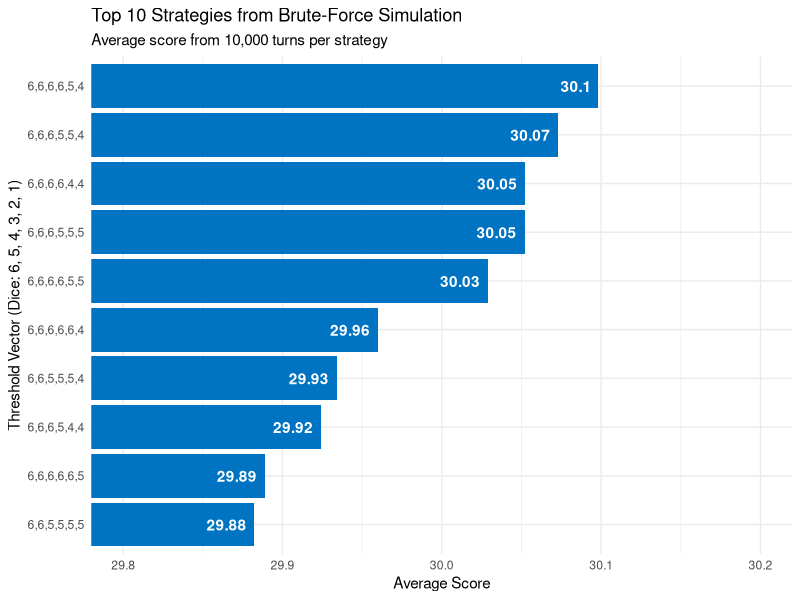

Reproduce this figure in R. (Note: a time limit stopped this script after it produced the figure.)
## ---- chunk 1
knitr::opts_chunk$set(echo = TRUE)
options(scipen=10) # Print 0.00513 instead of 5.13e-03.

## ---- chunk 2
# This function simulates a player's turn
turn <- function() {
    
    # Number of dice still in game
    dice_left = 6
    
    # The number of current throw
    throw_num = 0
    
    # Final result of the turn
    final = c()
    
    while (dice_left>0){
        
        # Enumerate the throw
        throw_num = throw_num + 1
        
        # In a "bad" throw we do not want to keep any dice
        bad = TRUE
        throw = sample.int(6,size = dice_left, replace = TRUE)
        
        # Choose which dice to keep
        for (die in throw){
            
            if (die>=5){
                final = append(final, die)
                dice_left = dice_left - 1
                bad = FALSE
            }
        }
        
        # We are forced to keep 1 die, so we keep the highest value
        if (bad) {
            final = append(final, max(throw))
            dice_left = dice_left - 1
        }
    }
    
    final_sum = sum(final)
    return(final_sum)
}
## ---- chunk 3
turn()
## ---- chunk 4
e_max <- function(n){
    e = 0
    for (x in 1:6) {
        Fx=x/6
        fx=1/6
        e = e + x*(Fx**n - (Fx-fx)**n)
    }
    return(e)
}
## ---- chunk 5
n_range <- 6:1
expected_maxima <- round(e_max(n_range), digits = 2)
data.frame(n = n_range, expected_maximum = expected_maxima)
## ---- chunk 6
turn <- function(thresholds) {
    
    # We will compute expected maximal values for rolls with 1 to 6 dice
    thresholds <- thresholds

    
    dice_in_game <- 6
    final_hand <- c()
  
    # While we are still left with dice to throw, we will play
    while (dice_in_game > 0) {
    
        throw <- sample.int(n = 6, size = dice_in_game, replace = TRUE)
        initial_throw_size <- length(throw)
        improvement_found <- TRUE
        
        # Now let's choose the dice to keep going from highest value down
        while (improvement_found) {
          
            # Start with no expected improvement
            improvement_found <- FALSE 
          
            if (length(throw) == 0) {
                break
            }
          
            # With more dice left in game, the threshold for keeping is higher
            current_threshold <- thresholds[7-length(throw)]
            indices_to_keep <- which(throw >= current_threshold)
          
            # If we want actually want to keep any, we have found an improvement
            if (length(indices_to_keep) > 0) {
                improvement_found <- TRUE 
                final_hand <- append(final_hand, throw[indices_to_keep])
                throw <- throw[-indices_to_keep]
            }
        }
        
        # If we haven't found any sufficient values, we will bite the bullet and
        # keep the highest value
        if (length(throw) == initial_throw_size) {
            max_index <- which.max(throw)
            final_hand <- append(final_hand, throw[max_index])
            throw <- throw[-max_index]
        }
        
        dice_in_game <- length(throw)
    }
  
    return(sum(final_hand))
}
## ---- chunk 7
all_vectors <- expand.grid(rep(list(6:4), 6))

valid_vectors <- all_vectors[apply(all_vectors, 1, function(x) all(diff(x) <= 0)), ]


valid_vectors <- cbind(valid_vectors, rep(0,nrow(valid_vectors)))
names(valid_vectors) <- c(paste0("T", 1:6),"score")
row.names(valid_vectors) <- NULL
print(valid_vectors)
## ---- chunk 8
n_vectors = nrow(valid_vectors)

for (i in 1:n_vectors) {
    
    current_vector <- as.double(valid_vectors[i,1:6])
    
    sim_results <- replicate(10000, {
        sum(turn(current_vector))
    })
    
    valid_vectors[i,"score"]=mean(sim_results)
    
    cat("iteration", i,"out of",n_vectors, "\n")
}
## ---- chunk 9
print(valid_vectors)

## ---- chunk 10
library(ggplot2)

# Make sure 'score' is numeric
valid_vectors$score <- as.numeric(valid_vectors$score)

# Create a string for the threshold labels
valid_vectors$threshold_label <- apply(valid_vectors[,1:6], 1, function(x) {
  paste(x, collapse = ",")
})

# Get the top 10 vectors
top_10_vectors <- head(valid_vectors[order(valid_vectors$score, decreasing = TRUE), ], 10)

# Create the plot
p1 <- ggplot(top_10_vectors, aes(x = reorder(threshold_label, score), y = score)) +
  geom_bar(stat = "identity", fill = "#0073C2") +
  geom_text(aes(label = round(score, 2)), hjust = 1.2, color = "white", fontface = "bold") +
  
  # coord_flip() flips the x and y axes.
  # So, to zoom the horizontal axis (which was 'y'), we set 'ylim'.
  coord_flip(ylim = c(29.8, 30.2)) + 
  
  labs(
    title = "Top 10 Strategies from Brute-Force Simulation",
    subtitle = "Average score from 10,000 turns per strategy",
    x = "Threshold Vector (Dice: 6, 5, 4, 3, 2, 1)",
    y = "Average Score"
  ) +
  theme_minimal()

ggsave("bruteforce_results_plot.png", plot = p1, width = 8, height = 5)
## ---- chunk 11
sorted_vectors <- valid_vectors[order(valid_vectors$score, decreasing = TRUE), ]
best_vectors <- head(sorted_vectors, 3)

score <- 0

n_vectors <- nrow(best_vectors)

for (i in 1:n_vectors) {
    
    current_vector <- as.double(best_vectors[i,1:6])
    
    sim_results <- replicate(1000, {
        sum(turn(current_vector))
    })
    
    last_score <- score
    score <- mean(sim_results)
    
    best_vectors[i,"score"] <- score
    
    cat("iteration", i,"out of",n_vectors, "\n")
    
    if (score>last_score) {
        best_sim_results <- sim_results
    }
}
print(best_vectors)
## ---- chunk 12
make_population <- function(n) {
    
    population <- replicate(n,sample(1:6, 6, replace = TRUE))
    
    
    population <- as.data.frame(t(population))
    
    col_names <- (c("T1","T2","T3","T4","T5","T6"))
    colnames(population) <- col_names
    population$score <- replicate(n,0)
    
    return(population)
}
## ---- chunk 13
evaluate_population <- function(population,epoch, n_epochs, sampled_turns){
    
    n_chrom <- nrow(population)
    
    cat(paste("\n--- Evaluating Epoch:", epoch, "---\n"))
    
    pb <- txtProgressBar(min = 0, max=n_chrom, style = 3)
    
    for (chrom_i in 1:n_chrom) {
    
        chromosome <- as.double(population[chrom_i,1:6])
        
        
        repetitions <- ceiling(100 + (sampled_turns-100)*(epoch/n_epochs)^3)
        sim_results <- replicate(repetitions,sum(turn(chromosome)))
        
        sim_score <- mean(sim_results)
        population$score[chrom_i] <- sim_score
        
        setTxtProgressBar(pb, chrom_i)        
    }
    close(pb)
    cat("\n")
    return(population)
}


## ---- chunk 14
crossover <- function(chromosome_x, chromosome_y, crossover_point ,prob_mutate){
    
    child <- c(chromosome_x[1:crossover_point], 
               chromosome_y[(crossover_point + 1):6])
    
    if(runif(1)<=prob_mutate){
        
        mutation_index <- sample(1:6,1)
        mutated_value <- child[mutation_index]
        
        if (mutated_value==1) {
            child[mutation_index] <- 2
        }
        
        else if (mutated_value==6) {
            child[mutation_index] <- 5
        }
        else {
            
            if (runif(1)>0.5){
                child[mutation_index] <- mutated_value -1
            }
            else{
                                   child[mutation_index] <- mutated_value + 1 
            }
        }
    }
    return(child)
}

chx = c(1,1,1,1,1,1)
chy = c(6,6,6,6,6,6)
print(crossover(chx,chy,crossover_point = 3,prob_mutate = 0.1))
## ---- chunk 15
reproduce_population <- function(population){
    
    new_population <- list()
    n <- nrow(population)
    for (i in 1:n) {
        
        contestants_index <- sample(1:n, 4,replace = TRUE)
        contestants <- population[contestants_index,]
        
        if (contestants$score[1]>contestants$score[2]) {
            chromosome_x <- as.numeric(contestants[1,1:6])
        }
        else {
            chromosome_x <- as.numeric(contestants[2,1:6])
        }
        
        if (contestants$score[3]>contestants$score[4]) {
            chromosome_y <- as.numeric(contestants[3,1:6])
        }
        else {
            chromosome_y <- as.numeric(contestants[4,1:6]) 
        }
        child <- crossover(chromosome_x = chromosome_x,
                           chromosome_y = chromosome_y,
                           crossover_point = 3,
                           prob_mutate = 0.1)
        child <- c(child,0)
        new_population[[i]] <- child
    }
    new_population <- as.data.frame(do.call(rbind,new_population))
    colnames(new_population) <- colnames(population)
    return(new_population)
}
## ---- chunk 16
create_evolution_plot <- function(evolution_progress){
  library(ggplot2)
  p <- ggplot(evolution_progress, aes(x = epoch, y = epoch_avg_score)) +
      
      # Add a blue line, make it slightly thicker
      geom_line(color = "#0072B2", size = 1) + 
      
      # Add points for each epoch to show the discrete steps
      geom_point(color = "#0072B2", size = 2) + 
      
      # Make sure the x-axis only shows integer epoch numbers
      scale_x_continuous(breaks = 1:length(evolution_progress$epoch)) +
      
      # Add better titles and labels
      labs(
        title = "Genetic Algorithm Evolution Progress",
        subtitle = "Average population score per epoch",
        x = "Epoch",
        y = "Average Score"
      ) +
      
      # theme_minimal() is great, theme_light() is also a clean option
      theme_light() 
      return(p)
}
## ---- chunk 17

evolve <- function(n, n_epochs, sampled_turns, early_stop=5){
    
    best_chromosome <- c(0,0,0,0,0,0,0)
    last_best_chromosome <- c(0,0,0,0,0,0,0)
    i_early_stop <- 0

    evolution_progress <- list()
    
    for (epoch in 1:n_epochs){
        
        if (epoch==1){
            population <- make_population(n)
        }
        else {
            population <- reproduce_population(population = population)
        }
        
        population <- evaluate_population(population = population,
                                          epoch = epoch,
                                          n_epochs = n_epochs,
                                          sampled_turns = sampled_turns)
        
        last_best_chromosome <- best_chromosome
        best_chromosome <- as.numeric(population[which.max(population$score),])
        cat("--- Best Chromosome:",
            best_chromosome,
            " ---","\n","\n","\n")
        if(identical(last_best_chromosome[1:6],best_chromosome[1:6])){
            i_early_stop <- i_early_stop +1
        }
        else {
            i_early_stop <- 0
        }
        
        evolution_progress[[epoch]] <- c(epoch,mean(population$score))
        
        if (i_early_stop>=early_stop) {
            cat("Stopping early, solution did not change for",i_early_stop,"epochs.","\n")
            break
        }
    }
    
    evolution_progress <- as.data.frame(do.call(rbind,evolution_progress))
    colnames(evolution_progress) <- c("epoch","epoch_avg_score")
    p2 <- create_evolution_plot(evolution_progress = evolution_progress)
    print(p2)
    ggsave("evolution_results_plot.png", plot = p2, width = 8, height = 5)
    
    return(list("population"=population, "p2"=p2))
}

evolution <- evolve(n = 100,
             n_epochs = 20,
             sampled_turns = 1000,
             early_stop = 5)

## ---- chunk 18
p2 <- evolution$p2
evolved_population <- evolution$population
print(p2)
## ---- chunk 19
cat("Brute force result:","\n",as.numeric((best_vectors[which.max(best_vectors$score),1:7])))
cat("\n","\n")
cat("GA result:","\n",as.numeric(evolved_population[which.max(evolved_population$score),]))
## ---- chunk 20
# 1. Get the basic statistics from your results
x_bar <- mean(best_sim_results)   # Sample Mean
s <- sd(best_sim_results)         # Sample Standard Deviation
n <- length(best_sim_results)     # Sample Size

# 2. Calculate the Standard Error (SE)
# This is the standard deviation of the *sample mean*
se <- s / sqrt(n)

# 3. Get the Critical Value (z-score)
# For a 95% CI, this value is always 1.96
# (You can get it with qnorm(0.975))
z_critical <- 1.96

# 4. Calculate the Margin of Error
margin_of_error <- z_critical * se

# 5. Build the Confidence Interval
lower_bound <- x_bar - margin_of_error
upper_bound <- x_bar + margin_of_error

# Print the results
cat(paste("95% CI: [", round(lower_bound, 3), ",", round(upper_bound, 3), "]\n"))
